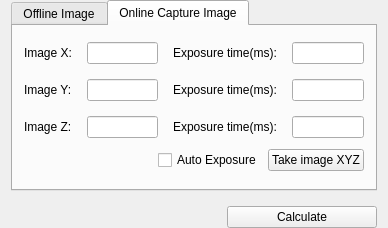
<?xml version="1.0" encoding="UTF-8"?>
<ui version="4.0">
 <class>ChromacityWidgetClass</class>
 <widget class="QWidget" name="ChromacityWidgetClass">
  <property name="geometry">
   <rect>
    <x>0</x>
    <y>0</y>
    <width>388</width>
    <height>228</height>
   </rect>
  </property>
  <property name="windowTitle">
   <string>ChromacityWidget</string>
  </property>
  <layout class="QVBoxLayout" name="verticalLayout">
   <property name="spacing">
    <number>15</number>
   </property>
   <property name="topMargin">
    <number>0</number>
   </property>
   <property name="bottomMargin">
    <number>0</number>
   </property>
   <item>
    <widget class="QTabWidget" name="tabWidget">
     <property name="currentIndex">
      <number>1</number>
     </property>
     <widget class="QWidget" name="tab_offline">
      <attribute name="title">
       <string>Offline Image</string>
      </attribute>
      <layout class="QGridLayout" name="gridLayout">
       <property name="spacing">
        <number>15</number>
       </property>
       <item row="0" column="0">
        <widget class="QPushButton" name="btn_loadX">
         <property name="text">
          <string>Load Image X</string>
         </property>
        </widget>
       </item>
       <item row="0" column="1">
        <widget class="QLineEdit" name="lineEdit_X">
         <property name="text">
          <string>Please load X image.</string>
         </property>
        </widget>
       </item>
       <item row="1" column="0">
        <widget class="QPushButton" name="btn_loadY">
         <property name="text">
          <string>Load Image Y</string>
         </property>
        </widget>
       </item>
       <item row="1" column="1">
        <widget class="QLineEdit" name="lineEdit_Y">
         <property name="text">
          <string>Please load Y image.</string>
         </property>
        </widget>
       </item>
       <item row="2" column="0">
        <widget class="QPushButton" name="btn_loadZ">
         <property name="text">
          <string>Load Image Z</string>
         </property>
        </widget>
       </item>
       <item row="2" column="1">
        <widget class="QLineEdit" name="lineEdit_Z">
         <property name="text">
          <string>Please load Z image.</string>
         </property>
        </widget>
       </item>
      </layout>
     </widget>
     <widget class="QWidget" name="tab_online">
      <attribute name="title">
       <string>Online Capture Image</string>
      </attribute>
      <layout class="QVBoxLayout" name="verticalLayout_2">
       <item>
        <layout class="QGridLayout" name="gridLayout_3">
         <property name="spacing">
          <number>15</number>
         </property>
         <item row="3" column="0">
          <widget class="QLabel" name="label_3">
           <property name="text">
            <string>Image Z:</string>
           </property>
          </widget>
         </item>
         <item row="0" column="1">
          <widget class="QLineEdit" name="lineEdit_Xon">
           <property name="text">
            <string/>
           </property>
          </widget>
         </item>
         <item row="1" column="1">
          <widget class="QLineEdit" name="lineEdit_Yon">
           <property name="text">
            <string/>
           </property>
          </widget>
         </item>
         <item row="0" column="3">
          <widget class="QLineEdit" name="lineEdit_xET"/>
         </item>
         <item row="3" column="2">
          <widget class="QLabel" name="label_9">
           <property name="text">
            <string>Exposure time(ms):</string>
           </property>
          </widget>
         </item>
         <item row="0" column="0">
          <widget class="QLabel" name="label">
           <property name="text">
            <string>Image X:</string>
           </property>
          </widget>
         </item>
         <item row="0" column="2">
          <widget class="QLabel" name="label_7">
           <property name="text">
            <string>Exposure time(ms):</string>
           </property>
          </widget>
         </item>
         <item row="3" column="3">
          <widget class="QLineEdit" name="lineEdit_zET"/>
         </item>
         <item row="3" column="1">
          <widget class="QLineEdit" name="lineEdit_Zon">
           <property name="text">
            <string/>
           </property>
          </widget>
         </item>
         <item row="1" column="0">
          <widget class="QLabel" name="label_2">
           <property name="text">
            <string>Image Y:</string>
           </property>
          </widget>
         </item>
         <item row="1" column="2">
          <widget class="QLabel" name="label_8">
           <property name="text">
            <string>Exposure time(ms):</string>
           </property>
          </widget>
         </item>
         <item row="1" column="3">
          <widget class="QLineEdit" name="lineEdit_yET"/>
         </item>
        </layout>
       </item>
       <item>
        <layout class="QHBoxLayout" name="horizontalLayout">
         <item>
          <spacer name="horizontalSpacer">
           <property name="orientation">
            <enum>Qt::Horizontal</enum>
           </property>
           <property name="sizeHint" stdset="0">
            <size>
             <width>40</width>
             <height>20</height>
            </size>
           </property>
          </spacer>
         </item>
         <item>
          <widget class="QCheckBox" name="checkBox_autoExpose">
           <property name="text">
            <string>Auto Exposure</string>
           </property>
          </widget>
         </item>
         <item>
          <widget class="QPushButton" name="btn_takeImg">
           <property name="text">
            <string>Take image XYZ</string>
           </property>
          </widget>
         </item>
        </layout>
       </item>
      </layout>
     </widget>
    </widget>
   </item>
   <item>
    <layout class="QHBoxLayout" name="horizontalLayout_5">
     <item>
      <spacer name="horizontalSpacer_5">
       <property name="orientation">
        <enum>Qt::Horizontal</enum>
       </property>
       <property name="sizeHint" stdset="0">
        <size>
         <width>40</width>
         <height>20</height>
        </size>
       </property>
      </spacer>
     </item>
     <item>
      <widget class="QPushButton" name="btn_calculate">
       <property name="minimumSize">
        <size>
         <width>150</width>
         <height>0</height>
        </size>
       </property>
       <property name="text">
        <string>Calculate</string>
       </property>
      </widget>
     </item>
    </layout>
   </item>
  </layout>
 </widget>
 <layoutdefault spacing="6" margin="11"/>
 <resources/>
 <connections/>
</ui>
